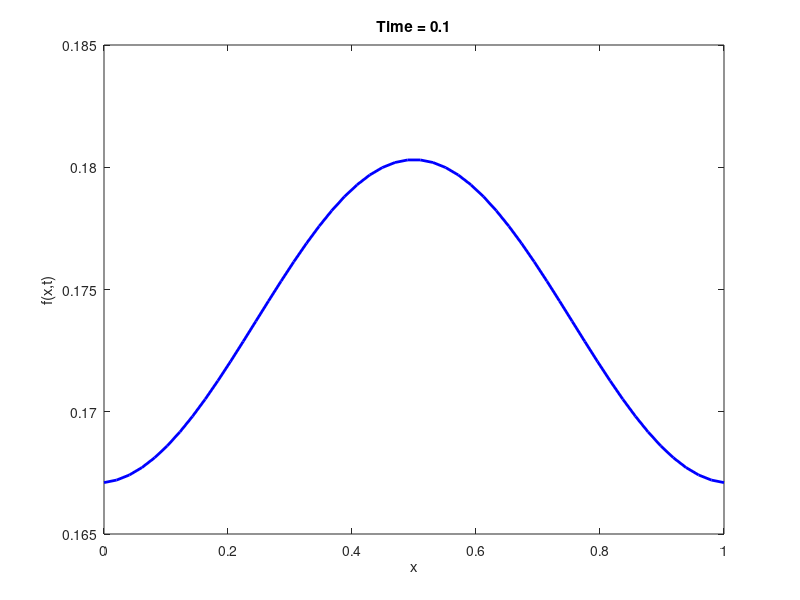

Reproduce this figure in MATLAB.
%solve a function of the kind d(f(x,t))/dt=div(A grad(f(x,t)))
clear all;close all
function godunov_diffusion_solver()
    % Parameters
    L = 1;          % Length of domain
    Nx = 50;        % Number of spatial points
    dx = L / Nx;    % Spatial step
    T = 0.1;        % Final time
    dt = 0.001;     % Time step
    Nt = T / dt;    % Number of time steps
    
    x = linspace(0, L, Nx)';  % Spatial grid
    f = exp(-100 * (x - 0.5).^2);  % Initial condition (Gaussian)
    A = 1;          % Diffusion coefficient (can be a function of x)
    
    % Constructing the diffusion matrix (assuming constant A)
    e = ones(Nx,1);
    D = spdiags([e -2*e e], [-1 0 1], Nx, Nx) / dx^2;
    
    % Apply Neumann boundary conditions (zero gradient)
    D(1,1) = -1/dx^2; D(1,2) = 1/dx^2;
    D(end,end-1) = 1/dx^2; D(end,end) = -1/dx^2;
    
    % Time stepping using Godunov splitting
    for n = 1:Nt
        % Step 1: Solve the diffusion equation (implicit Euler)
        f = (speye(Nx) - dt * A * D) \ f;
        
        % Additional steps for other terms can be inserted here
        
        % Visualization
        if mod(n, 50) == 0
            plot(x, f, 'b', 'LineWidth', 2);
            title(['Time = ', num2str(n * dt)]);
            xlabel('x'); ylabel('f(x,t)');
            drawnow;
        end
    end
end

godunov_diffusion_solver();